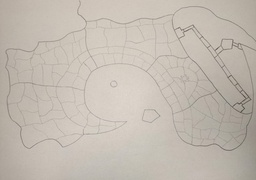
#> input picture EmpireOfManDivided/original.jpeg, 256 x 180 px, shrunk from 2000 x 1406 before the run
$ python boundary_remover.py EmpireOfManDivided/original.jpeg out.png
#> lines starting #> are read from the running program, lines starting #| are printed output that depends on the picture; after the words box and inside, x2 and y2 are one past the last pixel; in counts of white or black regions, pixels touching at a corner belong together
import cv2
import numpy as np
import os
import argparse
import json
import time
from scipy.ndimage import distance_transform_edt
from collections import defaultdict

def remove_boundaries(input_path, output_path, colors_json_path=None):
    """
    Removes black boundaries from a colored map by assigning each boundary pixel
    to the nearest province.

    Args:
        input_path (str): Path to the colored map image with black boundaries
        output_path (str): Path for saving the map with boundaries removed
        colors_json_path (str, optional): Path to the JSON file containing province colors

    Returns:
        ndarray: Map with boundaries removed
    """
#> called with input_path = 'EmpireOfManDivided/original.jpeg', output_path = 'out.png'
    # Start timing the process
    start_time = time.time()
    print(f"Starting boundary removal process...")

    # Load the colored map
    img = cv2.imread(input_path)
#> img is the input picture: shape (180, 256, 3); mean B, G, R 176.8, 186.5, 194.5
    if img is None:
        print(f"Error: Could not read image at {input_path}")
        return None

    # Create masks for provinces and boundaries
    # Boundaries are black pixels
    height, width = img.shape[:2]
#> height = 180; width = 256
    boundaries_mask = np.all(img == [0, 0, 0], axis=2)
#> boundaries_mask: shape (180, 256) bool; every value is 0
    provinces_mask = ~boundaries_mask
#> provinces_mask: shape (180, 256) bool; every value is 1

    print(f"Image dimensions: {width}x{height}")
#| Image dimensions: 256x180
    print(f"Found {np.sum(boundaries_mask)} boundary pixels to process")
#| Found 0 boundary pixels to process

    # Create a copy of the image for our result
    result = img.copy()

    # Load colors data if available (for verification)
    colors_data = None
    if colors_json_path and os.path.exists(colors_json_path):
        with open(colors_json_path, 'r') as f:
            colors_data = json.load(f)
        print(f"Loaded {len(colors_data)} province colors from {colors_json_path}")

    # Two alternative approaches:
    # 1. Fast method using distance transform
    # 2. Slower but more accurate method using nearest color

    # Method 1: Use distance transform to find nearest non-boundary pixel
    print("Using distance transform to assign boundary pixels to nearest provinces...")

    # Calculate distance transform for non-boundary regions
    dist_transform = distance_transform_edt(boundaries_mask)
#> dist_transform: shape (180, 256) float64; every value is 0

    # For each province, create a mask and apply distance transform
    provinces_labels = np.zeros((height, width), dtype=np.int32)

    # Find unique colors in the image (excluding black)
    unique_colors = []
    for y in range(height):
        for x in range(width):
            if not boundaries_mask[y, x]:  # If it's a province pixel
                color = tuple(img[y, x])
                if color not in unique_colors:
                    unique_colors.append(color)
#> after the loop, unique_colors = 966 items, first 6: (159, 169, 179), (160, 170, 180), (162, 172, 182), (161, 171, 181), (163, 173, 183), (164, 174, 184)

    print(f"Found {len(unique_colors)} unique province colors")
#| Found 966 unique province colors

    # Create a mask for each province color
    for i, color in enumerate(unique_colors, 1):
        color_mask = np.all(img == color, axis=2)
        provinces_labels[color_mask] = i
#> this loop made 966 passes
#> pass 1, in remove_boundaries, `color_mask = np.all(img == color, axis=2)`:
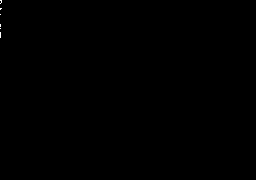
#> color_mask: shape (180, 256) bool; 0.04% white in thin lines or dots, all inside (x1, y1, x2, y2) = (0, 0, 2, 38)
#> pass 3, in remove_boundaries, `color_mask = np.all(img == color, axis=2)`:
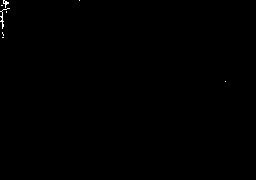
#> color_mask: shape (180, 256) bool; 0.15% white in thin lines or dots, all inside (x1, y1, x2, y2) = (0, 0, 226, 82)
#> after the loop:
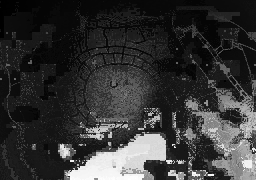
#> provinces_labels: shape (180, 256) int32; min 1, max 966, mean 201.3; drawn with min black and max white

    # Calculate Voronoi regions using distance transform
    voronoi = np.zeros((height, width, len(unique_colors)), dtype=np.float32)

    for i, color in enumerate(unique_colors):
        # Create a mask for this color
        color_mask = np.all(img == color, axis=2)

        # Calculate distance from each pixel to this color's province
        voronoi[:, :, i] = distance_transform_edt(~color_mask)

    # For each boundary pixel, find the nearest province
    nearest_province = np.argmin(voronoi, axis=2)

    # Replace boundary pixels with color of nearest province
    for y in range(height):
        for x in range(width):
            if boundaries_mask[y, x]:
                nearest_color_index = nearest_province[y, x]
                result[y, x] = unique_colors[nearest_color_index]

    # Verify that all boundary pixels have been replaced
    remaining_boundaries = np.all(result == [0, 0, 0], axis=2)
    if np.any(remaining_boundaries):
        print(f"Warning: {np.sum(remaining_boundaries)} boundary pixels remain!")
    else:
        print("All boundary pixels successfully assigned to provinces")

    # Create directory if it doesn't exist
    os.makedirs(os.path.dirname(output_path), exist_ok=True)

    # Save result as PNG with no compression for lossless output
    cv2.imwrite(output_path, result, [cv2.IMWRITE_PNG_COMPRESSION, 0])
    print(f"Map with boundaries removed saved to {output_path}")

    # Report timing
    elapsed_time = time.time() - start_time
    print(f"Boundary removal completed in {elapsed_time:.2f} seconds")

    return result

def main():
    # Set up command line argument parser
    parser = argparse.ArgumentParser(description='Remove boundaries from a colored map')
    parser.add_argument('input', help='Path to the colored map image with boundaries')
    parser.add_argument('output', help='Path for saving the map with boundaries removed')
    parser.add_argument('--colors-json', help='Path to the JSON file containing province colors')

    args = parser.parse_args()

    # Process the map
    result = remove_boundaries(
        input_path=args.input,
        output_path=args.output,
        colors_json_path=args.colors_json
    )

    if result is not None:
        print("Boundary removal complete!")

if __name__ == "__main__":
    main()
